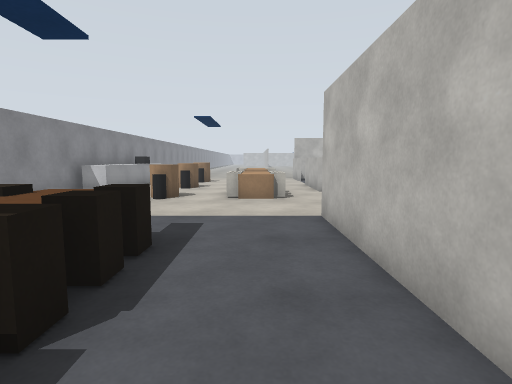
View 1 (above)

22 first-person views from a walk through a world built for the Gazebo simulator. The camera is 1.2 m above the floor, tilts 6° down and sees 80° across. The floor is counted in squares, 1 m on a side. Each view is taken from the middle of a square. On the plan, view 1 faces up. The plan holds only what a view shows up to about 13 squares ahead; the rest is blank. The place goes on beyond the plan.

View 2
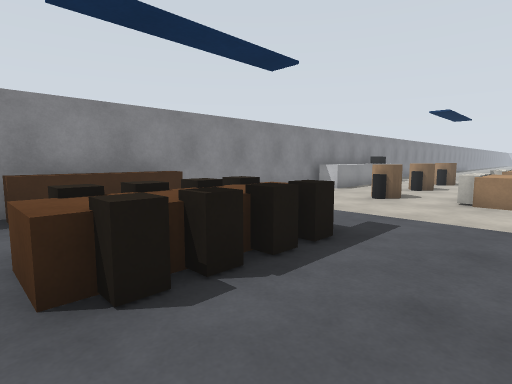

View 3
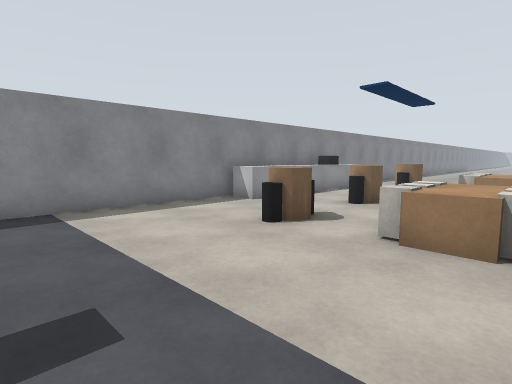

View 4
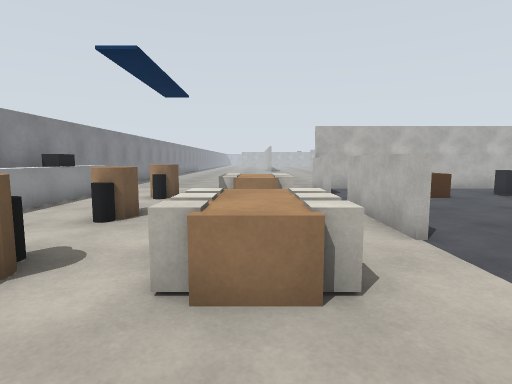

View 5
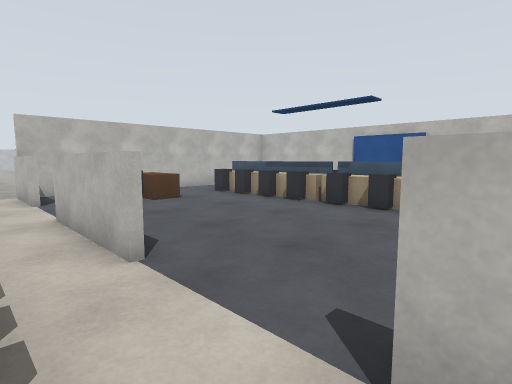

View 6
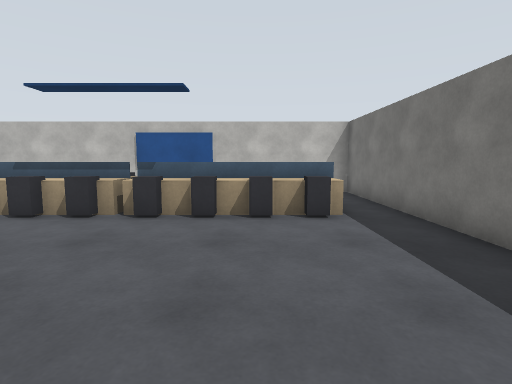

View 7
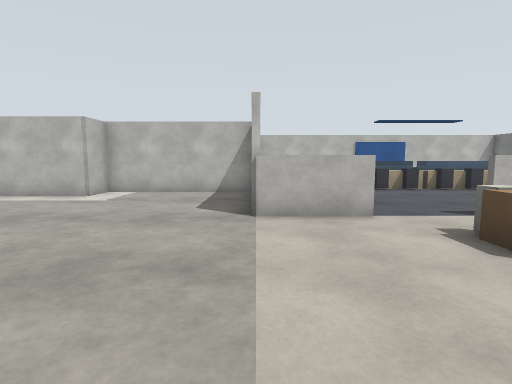

View 8
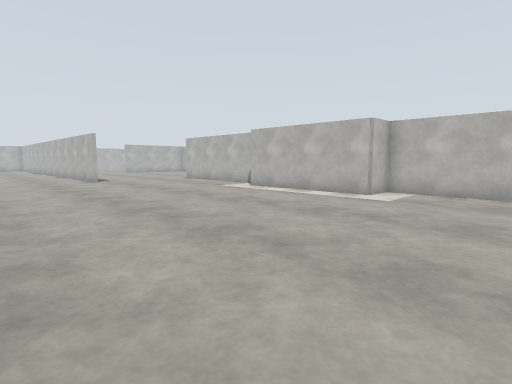

View 9
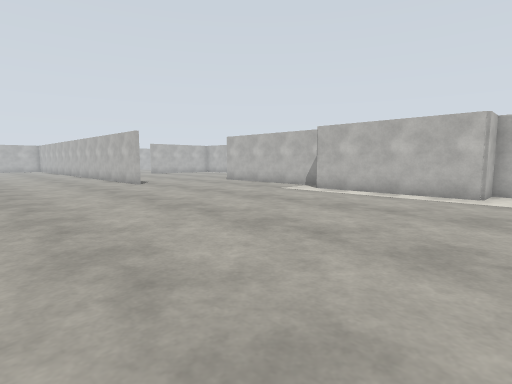

View 10
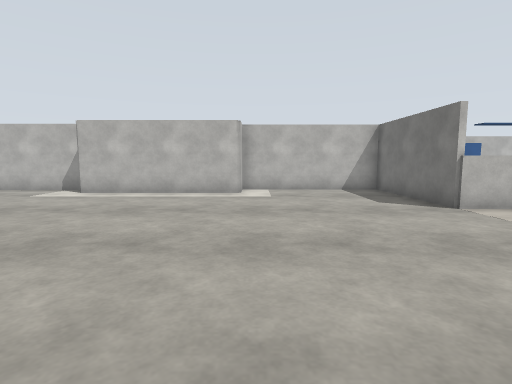

View 11
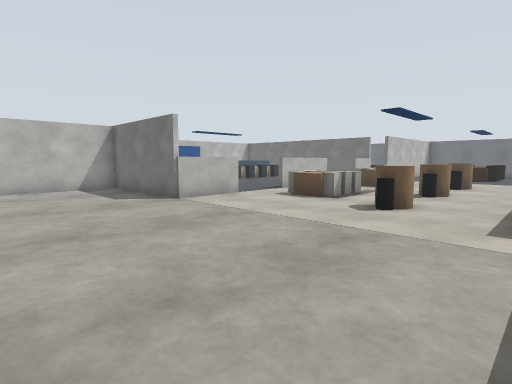

View 12
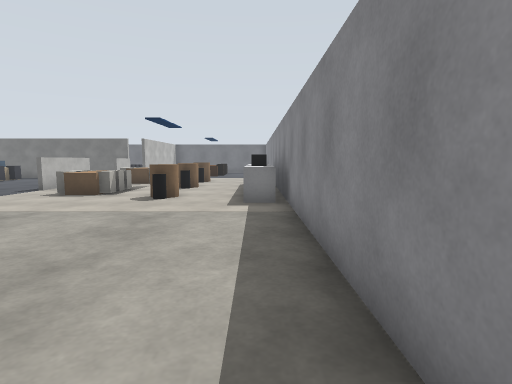

View 13
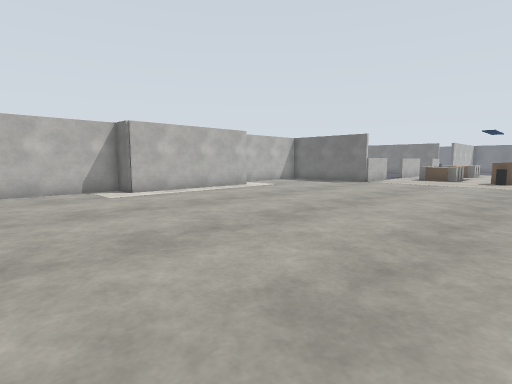

View 14
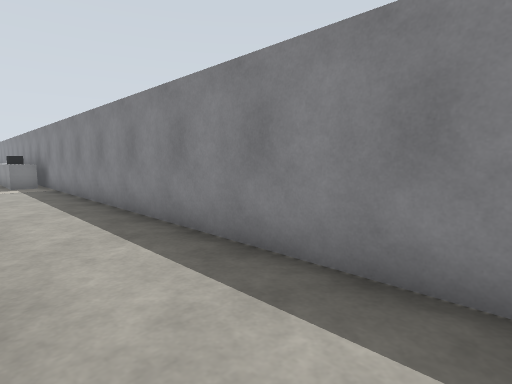

View 15
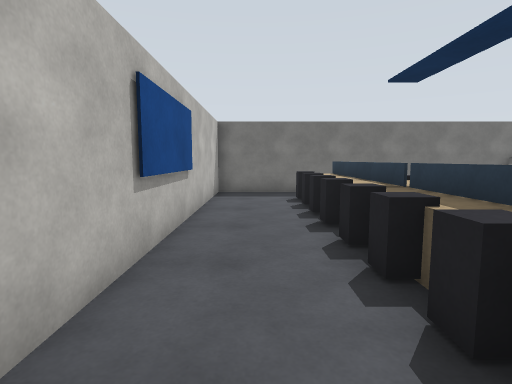

View 16
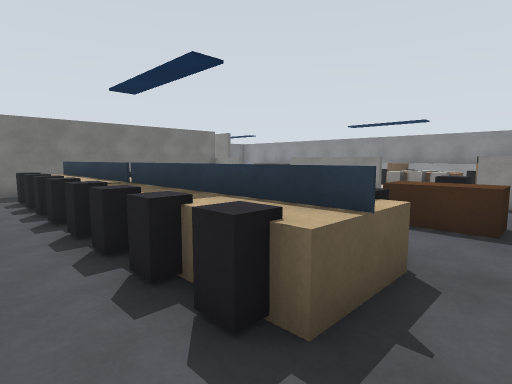

View 17
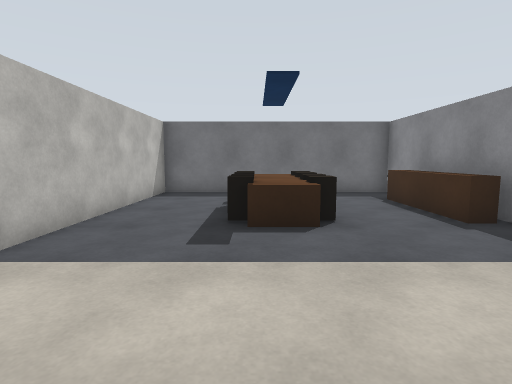

View 18
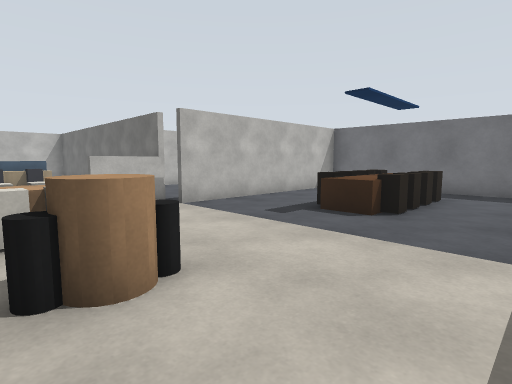

View 19
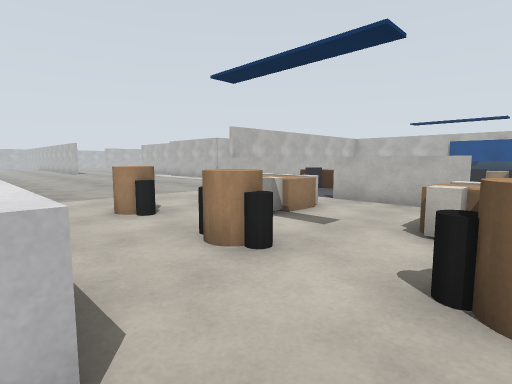

View 20
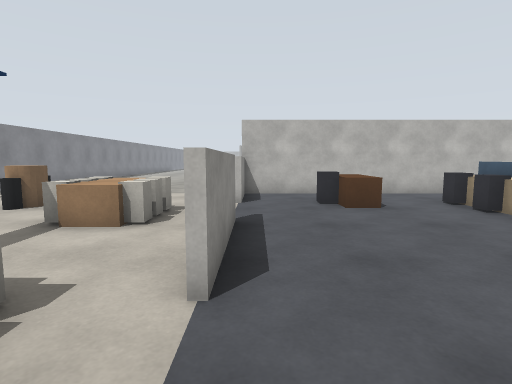

View 21
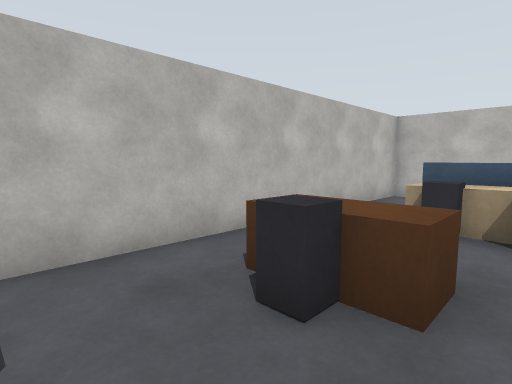

View 22
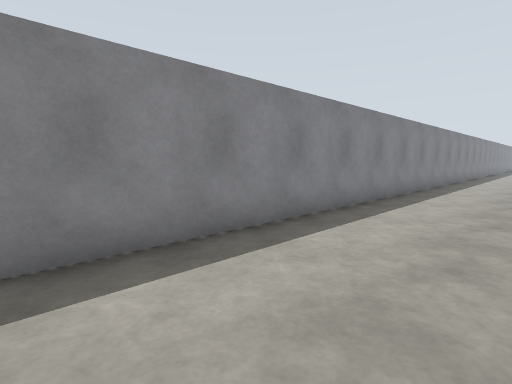

### Floor plan
Points are (right, up) in squares from view 1. A wall is a line through its corners. A room is listed if a view was taken in it or the views show most of it. See-through windows are left out.
Room 1 (views 1, 2, 3, 4, 5, 6, 7, 8, 9, 10, 11, 12, 13, 14, 17, 18, 19, 22)
walls: (2.4, 17.4) (2.4, 20.1) (7.4, 20.1) (7.4, 25.5) (6, 25.5) (6, 31.4) (6.5, 31.4); (2.4, 11.4) (2.4, 15); (2.4, 6.4) (2.4, 8.5); (7.1, 31.5) (7.1, 35.2); (-6.9, 36.5) (-6.9, -1.4) (1.4, -1.4) (1.4, 6.5)
low walls: (-6.6, 4.3) (-6, 4.3) (-6, 0.7) (-6.6, 0.7)
ways out: opening at (3, 10) to room 2; opening at (3, 16.5) to room 2
objects: counter (-6, 12) to (-6, 15); dark grey box (-6, 16) to (-6, 17); counter (-6, 18); brown box (-3, 1); brown box (-3, 2); brown box (-3, 3); brown box (-3, 4); black cylinder (-3, 9); beige cylinder (-3, 10); black cylinder (-3, 11); black cylinder (-3, 13); black cylinder (-3, 14); black cylinder (-3, 16); beige cylinder (-3, 17); black cylinder (-3, 18); brown box (-2, 1); brown box (-2, 2); brown box (-2, 3); brown box (-2, 4); white box (-1, 10); white box (-1, 11); white box (-1, 15); white box (-1, 16); beige box (0, 10) to (0, 11); beige box (0, 15) to (0, 16); white box (1, 10); white box (1, 11); white box (1, 15); white box (1, 16)
Room 2 (views 15, 16, 20, 21)
walls: (2.6, 15.1) (2.6, 11.5); (2.4, 6.6) (13.4, 6.6) (13.4, 19.9) (2.6, 19.9) (2.6, 17.5)
ways out: opening at (3, 10) to room 1; opening at (3, 16.5) to room 1
objects: dark grey box (5, 17) to (5, 18); brown box (6, 17) to (6, 18); beige box (9, 8) to (10, 8); dark grey box (9, 9); dark grey box (9, 10); dark grey box (9, 11); dark grey box (9, 12); beige box (9, 13) to (10, 13); dark grey box (9, 14); dark grey box (9, 15); dark grey box (9, 16); dark grey box (9, 17); beige box (9, 18) to (10, 18); dark grey box (10, 9); dark grey box (10, 10); dark grey box (10, 11); dark grey box (10, 12); dark grey box (10, 14); dark grey box (10, 15); dark grey box (10, 16); dark grey box (10, 17); blue box (13, 13)

Where each view was taken, in squares from view 1:
view 1: 0 up, 0 right, facing up
view 2: 0 up, 1 right, facing up-left
view 3: 5 up, 1 right, facing up-left
view 4: 7 up, 0 right, facing up
view 5: 8 up, 1 right, facing up-right
view 6: 10 up, 2 right, facing right
view 7: 20 up, 4 left, facing right
view 8: 21 up, 4 left, facing up-right
view 9: 24 up, 5 left, facing up-right
view 10: 25 up, 5 left, facing right
view 11: 25 up, 6 left, facing down-right
view 12: 27 up, 6 left, facing down
view 13: 36 up, 5 left, facing down-right
view 14: 34 up, 4 left, facing down-left
view 15: 18 up, 12 right, facing down
view 16: 19 up, 12 right, facing down-left
view 17: 10 up, 2 left, facing down
view 18: 11 up, 6 left, facing down-right
view 19: 10 up, 6 left, facing up-right
view 20: 9 up, 3 right, facing up
view 21: 16 up, 3 right, facing up-right
view 22: 26 up, 3 left, facing up-left
